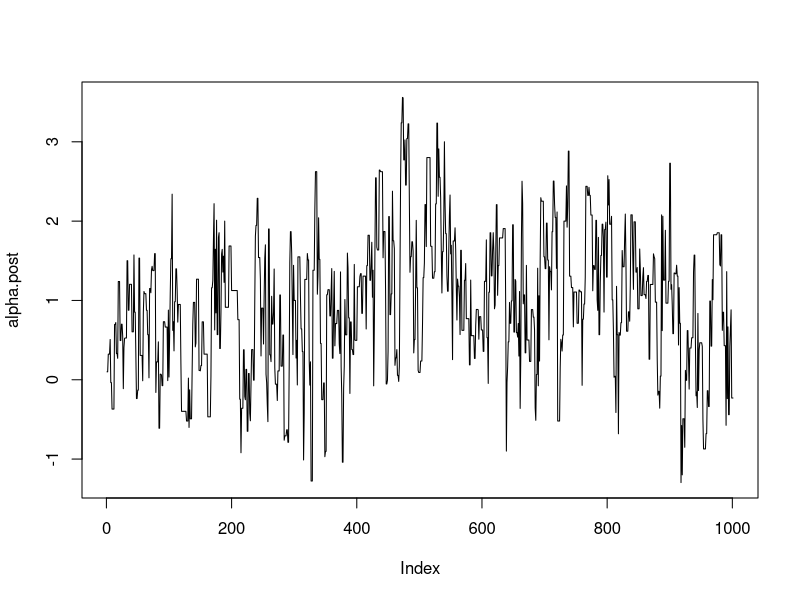
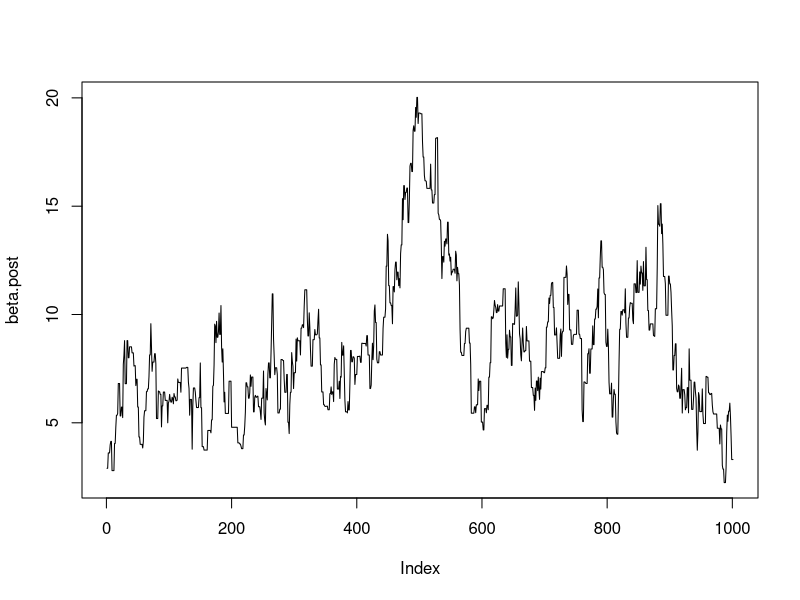
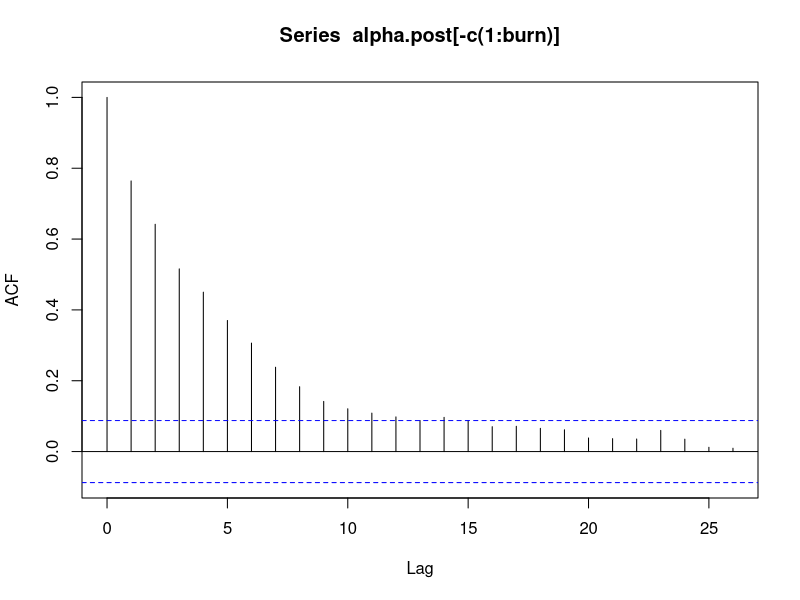
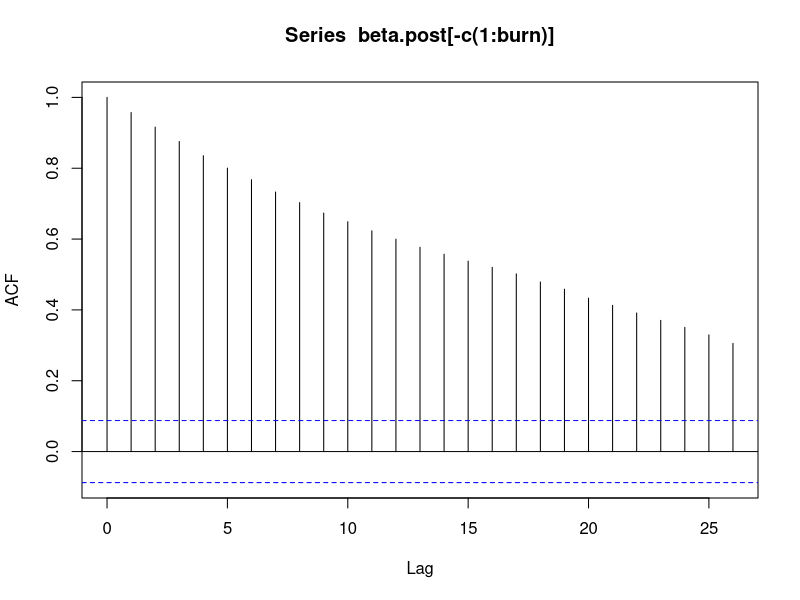

Generate these figures, in order, with R:
library(boot)
library(mvtnorm)

# Bioassay
J = 4
n = c(5,5,5,5)
y = c(0, 1, 3, 5)
x = c(-0.86, -0.30, -0.05, 0.73)

# Y_i|theta_i ~ Bin(n_i, theta_i); logit(theta_i) = alpha + beta*x_i
# p(alpha, beta) = 1

Prior = function(alpha, beta){
  1
}

Likelihood = function(Y, N, X, alpha, beta){
  th = inv.logit(alpha + beta*X)
  prod(dbinom(Y, N, th))
}

# because of symmetry no
# Proposal = function(alpha, beta, S, s){
#   dmvnorm(1, mean = c(alpha, beta), sigma = s*S)
# }

rProposal = function(n, alpha, beta, s, S){
  rmvnorm(1, mean = c(alpha, beta), sigma = s*S)
}

### initialize
accept = 0
s = 1 # tuning param. 
S = matrix(c(1, 0, 0, 1), nrow = 2, ncol = 2)

# S = matrix(c(1, 2.3, 2.3, 18), nrow = 2, ncol = 2)
###

temp = y/n # "MLE's of thetas"
temp = c(0.01, 0.2, 0.6, 0.9) # fixing the boundries
summary(lm(logit(temp) ~ x)) # est. are reasonable est. for alpha and beta

alpha.post = beta.post = numeric()
alpha.post[1] = 0.1
beta.post[1] = 2.9

B = 1000

for(b in 2:(B+1)){
  
  #Joint MH step: alpha, beta|data
  ab.star = rProposal(1, alpha.post[(b-1)], beta.post[(b-1)], s, S)
  
  r = (Likelihood(y, n, x, ab.star[1], ab.star[2])) /
    (Likelihood(y, n, x, alpha.post[(b-1)], beta.post[(b-1)]) *
       Prior(alpha.post[(b-1)], beta.post[(b-1)]))
  
  # Accept/Reject
  if(runif(1) < min(1, r)){
    alpha.post[b] = ab.star[1]
    beta.post[b] = ab.star[2]
    accept = accept + 1
  }else{
    alpha.post[b] = alpha.post[(b-1)]
    beta.post[b] = beta.post[(b-1)]
  }
  
}

plot(alpha.post, type = "l")
plot(beta.post, type = "l")
burn = 500
acf(alpha.post[-c(1:burn)])
acf(beta.post[-c(1:burn)])

var(alpha.post[-c(1:burn)])
cov(alpha.post[-c(1:burn)], beta.post[-c(1:burn)])
var(beta.post[-c(1:burn)])
